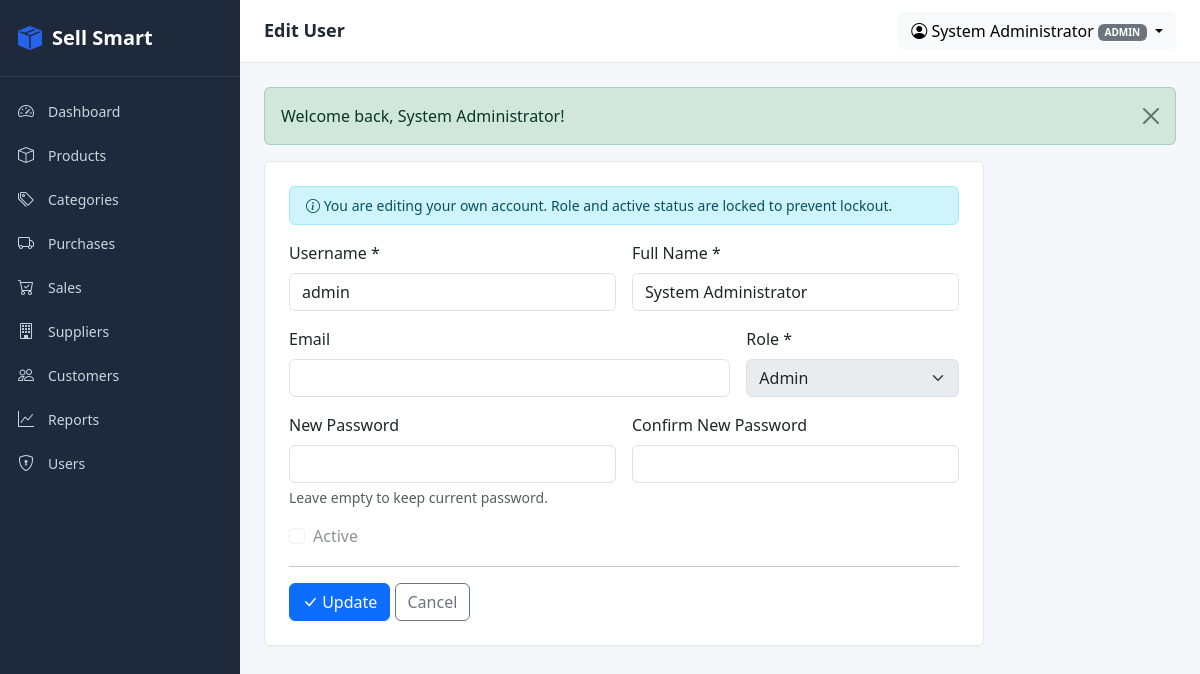
The app's page /modules/users/edit.php?id=1 (signed in) with its own data.
### tables this page shows
CREATE TABLE users (
  user_id        INT UNSIGNED AUTO_INCREMENT PRIMARY KEY,
  username       VARCHAR(50)  NOT NULL UNIQUE,
  password_hash  VARCHAR(255) NOT NULL,
  full_name      VARCHAR(100) NOT NULL,
  email          VARCHAR(100) NOT NULL UNIQUE,
  role           ENUM('admin','staff') NOT NULL DEFAULT 'staff',
  is_active      TINYINT(1)   NOT NULL DEFAULT 1,
  last_login_at  DATETIME NULL,
  created_at     DATETIME     NOT NULL DEFAULT CURRENT_TIMESTAMP,
  updated_at     DATETIME     NOT NULL DEFAULT CURRENT_TIMESTAMP ON UPDATE CURRENT_TIMESTAMP,
  INDEX idx_users_role (role),
  INDEX idx_users_active (is_active)
);

### includes/helpers.php (called while the page is built, shortened)
<?php
function e($value): string
{
    return htmlspecialchars((string)($value ?? ''), ENT_QUOTES, 'UTF-8');
}
function url(string $path = ''): string
{
    return rtrim(BASE_URL, '/') . '/' . ltrim($path, '/');
}
function take_flash(): array
{
    $messages = $_SESSION['_flash'] ?? [];
    return $messages;
}

### includes/auth.php (called while the page is built, shortened)
<?php
function current_user(): ?array
{
    return $_SESSION['user'] ?? null;
}
function current_role(): ?string
{
    return $_SESSION['user']['role'] ?? null;
}
function is_admin(): bool
{
    return current_role() === 'admin';
}

### config/database.php (called while the page is built, shortened)
<?php
function db(): PDO
{
    static $pdo = null;
    $host    = 'localhost';
    $dbname  = 'inventory';
    $user    = 'root';
    $pass    = '';
    $charset = 'utf8mb4';
    $dsn = "mysql:host={$host};dbname={$dbname};charset={$charset}";
    $options = [
        PDO::ATTR_ERRMODE            => PDO::ERRMODE_EXCEPTION,
        PDO::ATTR_DEFAULT_FETCH_MODE => PDO::FETCH_ASSOC,
        PDO::ATTR_EMULATE_PREPARES   => false,
    ];
    try {
        $pdo = new PDO($dsn, $user, $pass, $options);
    } catch (PDOException $e) {
        die('Database connection failed: ' . htmlspecialchars($e->getMessage()));
    }
    return $pdo;
}

### modules/users/edit.php (the view, shortened to what this page needs)
<?php
$id = (int)($_GET['id'] ?? $_POST['id'] ?? 0);
$stmt = db()->prepare('SELECT * FROM users WHERE user_id = :id');
$stmt->execute(['id' => $id]);
$user = $stmt->fetch();
$isSelf = ((int)$user['user_id'] === (int)current_user()['id']);
$pageTitle = 'Edit User';
include __DIR__ . '/../../includes/header.php';
?>
<div class="card p-4" style="max-width: 720px;">
    <?php if ($isSelf): ?>
        <div class="alert alert-info py-2 small">
            <i class="bi bi-info-circle"></i> You are editing your own account. Role and active status are locked to prevent lockout.
        </div>
    <?php endif; ?>
    <form method="POST" novalidate autocomplete="off">
        <div class="row g-3">
            <div class="col-md-6">
                <label class="form-label">Username *</label>
                <input type="text" name="username" class="form-control" required value="<?= e($user['username']) ?>">
            </div>
            <div class="col-md-6">
                <label class="form-label">Full Name *</label>
                <input type="text" name="full_name" class="form-control" required value="<?= e($user['full_name']) ?>">
            </div>
            <div class="col-md-8">
                <label class="form-label">Email</label>
                <input type="email" name="email" class="form-control" value="<?= e($user['email']) ?>">
            </div>
            <div class="col-md-4">
                <label class="form-label">Role *</label>
                <select name="role" class="form-select" required <?= $isSelf ? 'disabled' : '' ?>>
                    <option value="admin" <?= $user['role'] === 'admin' ? 'selected' : '' ?>>Admin</option>
                </select>
            </div>
            <div class="col-md-6">
                <label class="form-label">New Password</label>
                <input type="password" name="password" class="form-control" minlength="6">
                <div class="form-text small">Leave empty to keep current password.</div>
            </div>
            <div class="col-md-6">
                <label class="form-label">Confirm New Password</label>
                <input type="password" name="password_confirm" class="form-control" minlength="6">
            </div>
            <div class="col-12">
                <div class="form-check">
                    <input type="checkbox" name="is_active" class="form-check-input" id="active"
                           <?= $user['is_active'] ? 'checked' : '' ?>
                           <?= $isSelf ? 'disabled' : '' ?>>
                    <label for="active" class="form-check-label">Active</label>
                </div>
            </div>
        </div>
        <hr>
        <button class="btn btn-primary"><i class="bi bi-check-lg"></i> Update</button>
        <a href="<?= url('modules/users/index.php') ?>" class="btn btn-outline-secondary">Cancel</a>
    </form>
</div>
<?php include __DIR__ . '/../../includes/footer.php'; ?>

### includes/header.php (shortened to what this page needs)
<?php
$pageTitle = $pageTitle ?? 'Dashboard';
$user = current_user();
?>
<!DOCTYPE html>
<html lang="en">
<head>
    <link href="https://cdn.jsdelivr.net/npm/bootstrap@5.3.2/dist/css/bootstrap.min.css" rel="stylesheet">
    <link href="https://cdn.jsdelivr.net/npm/bootstrap-icons@1.11.2/font/bootstrap-icons.css" rel="stylesheet">
    <link href="<?= url('assets/css/app.css') ?>" rel="stylesheet">
</head>
<body>
<div class="app-shell">
    <aside class="sidebar">
        <div class="sidebar-brand">
            <i class="bi bi-box-seam-fill"></i>
            <span>Sell Smart</span>
        </div>
        <nav class="sidebar-nav">
            <a href="<?= url('modules/dashboard/index.php') ?>"><i class="bi bi-speedometer2"></i> Dashboard</a>
            <a href="<?= url('modules/products/index.php') ?>"><i class="bi bi-box"></i> Products</a>
            <a href="<?= url('modules/categories/index.php') ?>"><i class="bi bi-tags"></i> Categories</a>
            <a href="<?= url('modules/purchases/index.php') ?>"><i class="bi bi-truck"></i> Purchases</a>
            <a href="<?= url('modules/sales/index.php') ?>"><i class="bi bi-cart-check"></i> Sales</a>
            <a href="<?= url('modules/suppliers/index.php') ?>"><i class="bi bi-building"></i> Suppliers</a>
            <a href="<?= url('modules/customers/index.php') ?>"><i class="bi bi-people"></i> Customers</a>
            <a href="<?= url('modules/reports/index.php') ?>"><i class="bi bi-graph-up"></i> Reports</a>
            <?php if (is_admin()): ?>
                <a href="<?= url('modules/users/index.php') ?>"><i class="bi bi-shield-lock"></i> Users</a>
            <?php endif; ?>
        </nav>
    </aside>
    <div class="main">
        <header class="topbar">
            <h1 class="page-title"><?= e($pageTitle) ?></h1>
            <div class="user-menu dropdown">
                <button class="btn btn-light dropdown-toggle" data-bs-toggle="dropdown">
                    <i class="bi bi-person-circle"></i>
                    <?= e($user['full_name']) ?>
                    <span class="badge bg-secondary"><?= e($user['role']) ?></span>
                </button>
            </div>
        </header>
        <main class="content">
            <?php foreach (take_flash() as $f): ?>
                <div class="alert alert-<?= e($f['type']) ?> alert-dismissible fade show" role="alert">
                    <?= e($f['message']) ?>
                    <button type="button" class="btn-close" data-bs-dismiss="alert"></button>
                </div>
            <?php endforeach; ?>

### assets/css/app.css (style rules this page uses)
:root { --sidebar-width: 240px; --sidebar-bg: #1e293b; --sidebar-fg: #cbd5e1; --sidebar-fg-active: #ffffff; --sidebar-hover: #334155; --topbar-bg: #ffffff; --content-bg: #f5f7fb; --brand: #2563eb; }
* { box-sizing: border-box; }
html, body { margin: 0; padding: 0; font-family: 'Segoe UI', Tahoma, sans-serif; background: var(--content-bg); color: #1f2937; }
.app-shell { display: flex; min-height: 100vh; }
.sidebar { width: var(--sidebar-width); background: var(--sidebar-bg); color: var(--sidebar-fg); display: flex; flex-direction: column; flex-shrink: 0; position: sticky; top: 0; height: 100vh; }
.sidebar-brand { padding: 20px 18px; font-size: 20px; font-weight: 700; color: #fff; border-bottom: 1px solid #334155; display: flex; align-items: center; gap: 10px; }
.sidebar-brand i { color: var(--brand); font-size: 24px; }
.sidebar-nav { display: flex; flex-direction: column; padding: 12px 0; }
.sidebar-nav a { color: var(--sidebar-fg); text-decoration: none; padding: 10px 18px; display: flex; align-items: center; gap: 12px; transition: background .15s; font-size: 14px; }
.sidebar-nav a i { font-size: 16px; width: 18px; }
.main { flex: 1; display: flex; flex-direction: column; min-width: 0; }
.topbar { background: var(--topbar-bg); border-bottom: 1px solid #e5e7eb; padding: 12px 24px; display: flex; align-items: center; gap: 16px; position: sticky; top: 0; z-index: 100; }
.page-title { margin: 0; font-size: 18px; font-weight: 600; flex: 1; }
.user-menu .badge { text-transform: uppercase; font-size: 10px; }
.content { padding: 24px; flex: 1; }
.card { border: 1px solid #e5e7eb; box-shadow: 0 1px 2px rgba(0,0,0,0.03); }

### records on screen
users: full_name "System Administrator", role "ADMIN", username "admin", role "Admin"

### other values on screen
$pageTitle "Edit User"
$f['message'] "Welcome back, System Administrator!"
